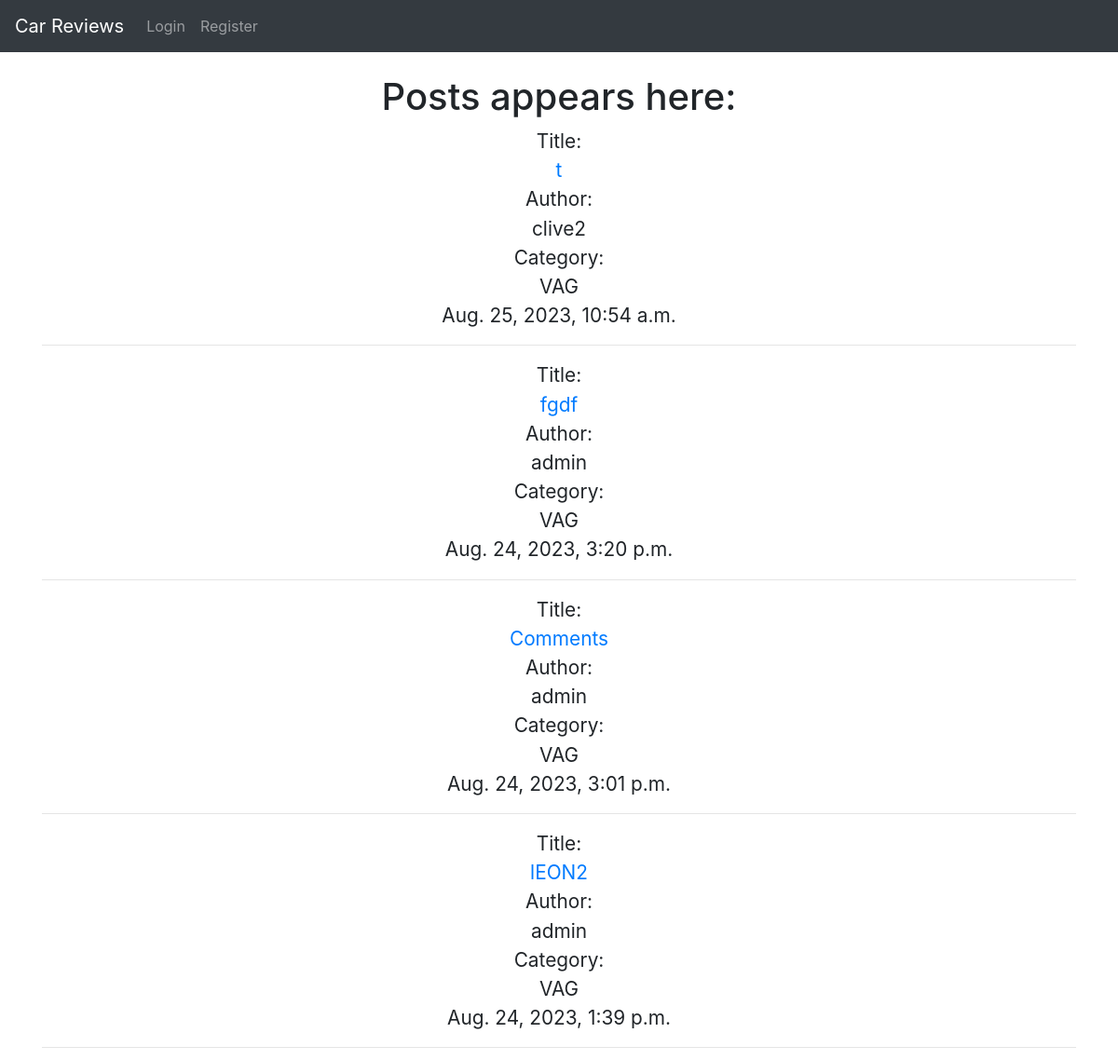
The app's page / (upper part), older data.
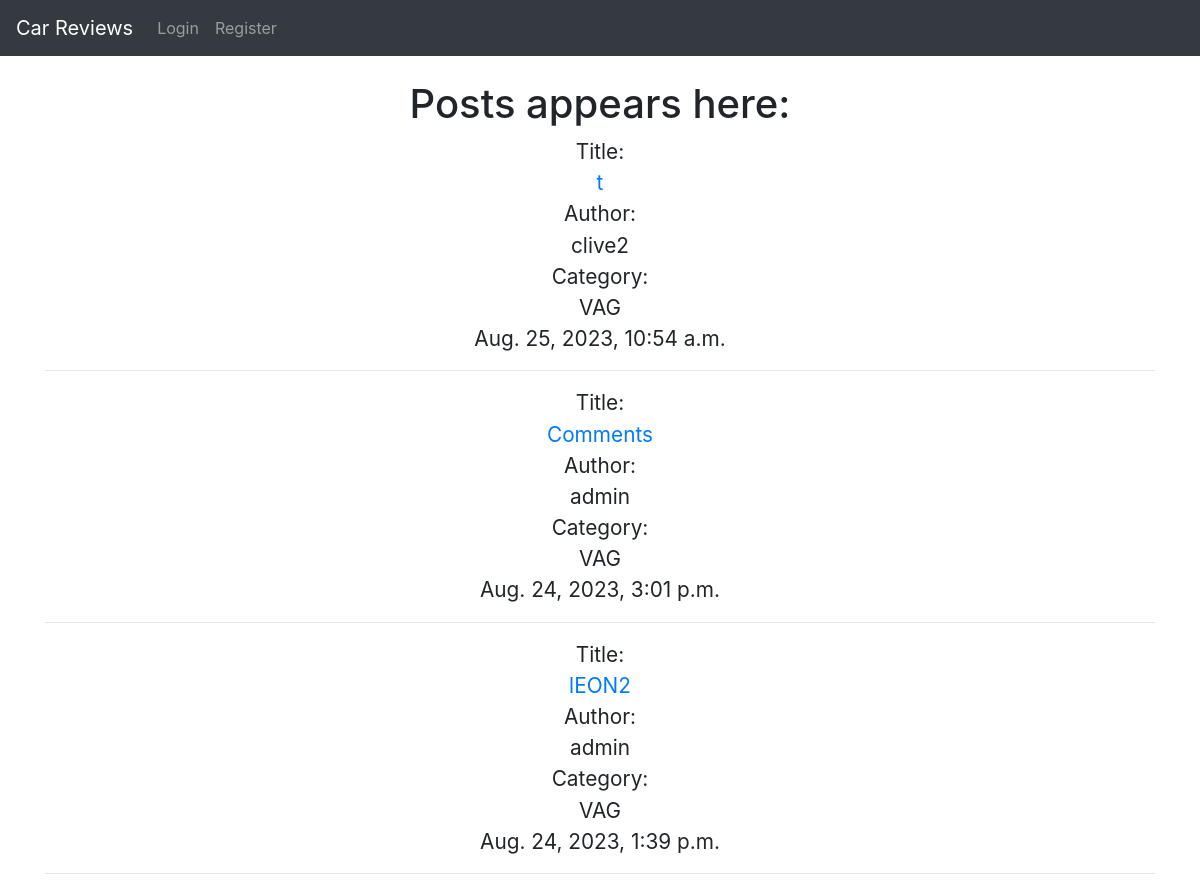
The same page, newer data.
### blog/models.py (models this page shows, shortened)
class Post(models.Model):
    title = models.CharField(max_length=200, unique=True)
    image = models.ImageField(null=True, upload_to="media/")
    title_tag = models.CharField(max_length=200)
    author = models.ForeignKey(User, on_delete=models.CASCADE, related_name='blog_posts')
    created_on = models.DateTimeField(auto_now_add=True)
    updated_on = models.DateTimeField(auto_now_add=True)
    content = RichTextField(blank=True, null=True)
    category = models.CharField(max_length=200, default='VAG')
    likes = models.ManyToManyField(User, related_name='carreview')

### blog/views.py (the view)
# urls.py: path('', view.as_view(), name='home'),
class view(ListView):
    model = Post
    template_name = 'index.html'
    ordering = ['-created_on']

### templates/index.html (shortened to what this page needs)
{% extends 'base.html' %}
    {% block content %}
    <h1 class="text-center test">Posts appears here:</h1>
    <ul class="text-center list-unstyled post-detail">
    {% for post in object_list %}
        <li class="details">Title:<br><a href="{% url 'post-details' post.pk %}">{{ post.title }}</a> <br>Author:<br> {{ post.author }} <br>Category:<br> {{ post.category }}<br/>{{ post.content|slice:":0 "}} {{ post.created_on }}<hr></li>
    {% endfor %}
    </ul>
    {% endblock %}

Row changes from the older to the newer data that the page shows:
removed Post: title "fgdf", author "admin", category "VAG", created_on "Aug. 24, 2023, 3:20 p.m."
